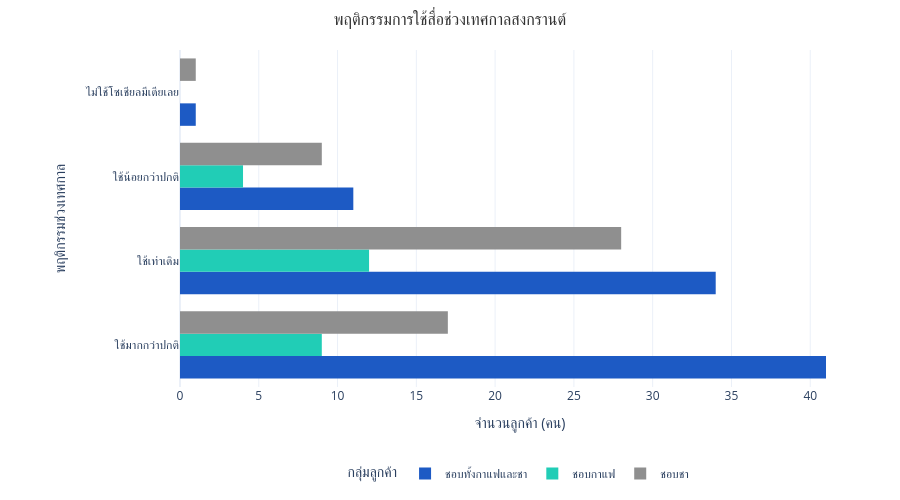

The notebook cell saved with this chart:
### Code cell
# ---------------------------------------------------------
# กราฟที่ 4: Festival Behavior
# ---------------------------------------------------------
fig4 = px.histogram(
    df_filtered, y='S_Usage(festival)', color='กลุ่มลูกค้า',
    title='พฤติกรรมการใช้สื่อช่วงเทศกาลสงกรานต์',
    barmode='group', color_discrete_sequence=custom_colors,
    template='plotly_white'
)
fig4.update_layout(
    width=SLIDE_W, height=SLIDE_H,
    title_font=dict(size=16, family="Tahoma", color="#333"),
    title_x=0.5,
    xaxis_title="จำนวนลูกค้า (คน)",
    yaxis_title="พฤติกรรมช่วงเทศกาล",
    legend=dict(orientation="h", yanchor="bottom", y=-0.3, xanchor="center", x=0.5),
    margin=dict(t=50, b=100, l=180, r=40),
    paper_bgcolor='white', plot_bgcolor='white'
)
fig4.show()

### Figure 1 — Plotly figure (JSON) as saved in the notebook; plotly's stock layout.template omitted (floating-point values rounded to 4 significant figures)
{"data": [{"alignmentgroup": "True", "bingroup": "y", "hovertemplate": "กลุ่มลูกค้า=ชอบทั้งกาแฟและชา<br>count=%{x}<br>S_Usage(festival)=%{y}<extra></extra>", "legendgroup": "ชอบทั้งกาแฟและชา", "marker": {"color": "#1d5ac4", "pattern": {"shape": ""}}, "name": "ชอบทั้งกาแฟและชา", "offsetgroup": "ชอบทั้งกาแฟและชา", "orientation": "h", "showlegend": true, "type": "histogram", "xaxis": "x", "y": ["ใช้มากกว่าปกติ", "ใช้มากกว่าปกติ", "ใช้เท่าเดิม", "ใช้มากกว่าปกติ", "ใช้มากกว่าปกติ", "ใช้เท่าเดิม", "ใช้น้อยกว่าปกติ", "ใช้มากกว่าปกติ", "ใช้มากกว่าปกติ", "ใช้น้อยกว่าปกติ", "ใช้เท่าเดิม", "ใช้เท่าเดิม", "ใช้เท่าเดิม", "ใช้มากกว่าปกติ", "ใช้เท่าเดิม", "ใช้มากกว่าปกติ", "ใช้น้อยกว่าปกติ", "ใช้เท่าเดิม", "ใช้เท่าเดิม", "ใช้มากกว่าปกติ", "ใช้น้อยกว่าปกติ", "ใช้เท่าเดิม", "ใช้มากกว่าปกติ", "ใช้มากกว่าปกติ", "ใช้มากกว่าปกติ", "ใช้มากกว่าปกติ", "ใช้มากกว่าปกติ", "ใช้เท่าเดิม", "ใช้มากกว่าปกติ", "ใช้มากกว่าปกติ", "ใช้มากกว่าปกติ", "ใช้มากกว่าปกติ", "ใช้เท่าเดิม", "ใช้มากกว่าปกติ", "ใช้มากกว่าปกติ", "ใช้มากกว่าปกติ", "ใช้มากกว่าปกติ", "ใช้เท่าเดิม", "ใช้มากกว่าปกติ", "ใช้มากกว่าปกติ", "ใช้เท่าเดิม", "ไม่ใช้โซเชียลมีเดียเลย", "ใช้เท่าเดิม", "ใช้เท่าเดิม", "ใช้เท่าเดิม", "ใช้มากกว่าปกติ", "ใช้เท่าเดิม", "ใช้มากกว่าปกติ", "ใช้มากกว่าปกติ", "ใช้เท่าเดิม", "ใช้เท่าเดิม", "ใช้เท่าเดิม", "ใช้น้อยกว่าปกติ", "ใช้เท่าเดิม", "ใช้มากกว่าปกติ", "ใช้เท่าเดิม", "ใช้มากกว่าปกติ", "ใช้มากกว่าปกติ", "ใช้มากกว่าปกติ", "ใช้เท่าเดิม", "ใช้เท่าเดิม", "ใช้เท่าเดิม", "ใช้มากกว่าปกติ", "ใช้เท่าเดิม", "ใช้น้อยกว่าปกติ", "ใช้น้อยกว่าปกติ", "ใช้เท่าเดิม", "ใช้มากกว่าปกติ", "ใช้มากกว่าปกติ", "ใช้มากกว่าปกติ", "ใช้น้อยกว่าปกติ", "ใช้เท่าเดิม", "ใช้น้อยกว่าปกติ", "ใช้มากกว่าปกติ", "ใช้น้อยกว่าปกติ", "ใช้มากกว่าปกติ", "ใช้เท่าเดิม", "ใช้มากกว่าปกติ", "ใช้มากกว่าปกติ", "ใช้มากกว่าปกติ", "ใช้น้อยกว่าปกติ", "ใช้มากกว่าปกติ", "ใช้เท่าเดิม", "ใช้เท่าเดิม", "ใช้เท่าเดิม", "ใช้เท่าเดิม", "ใช้เท่าเดิม"], "yaxis": "y"}, {"alignmentgroup": "True", "bingroup": "y", "hovertemplate": "กลุ่มลูกค้า=ชอบกาแฟ<br>count=%{x}<br>S_Usage(festival)=%{y}<extra></extra>", "legendgroup": "ชอบกาแฟ", "marker": {"color": "#21cdb6", "pattern": {"shape": ""}}, "name": "ชอบกาแฟ", "offsetgroup": "ชอบกาแฟ", "orientation": "h", "showlegend": true, "type": "histogram", "xaxis": "x", "y": ["ใช้น้อยกว่าปกติ", "ใช้มากกว่าปกติ", "ใช้เท่าเดิม", "ใช้เท่าเดิม", "ใช้มากกว่าปกติ", "ใช้เท่าเดิม", "ใช้เท่าเดิม", "ใช้มากกว่าปกติ", "ใช้มากกว่าปกติ", "ใช้เท่าเดิม", "ใช้เท่าเดิม", "ใช้เท่าเดิม", "ใช้มากกว่าปกติ", "ใช้เท่าเดิม", "ใช้เท่าเดิม", "ใช้น้อยกว่าปกติ", "ใช้เท่าเดิม", "ใช้มากกว่าปกติ", "ใช้น้อยกว่าปกติ", "ใช้มากกว่าปกติ", "ใช้มากกว่าปกติ", "ใช้เท่าเดิม", "ใช้เท่าเดิม", "ใช้น้อยกว่าปกติ", "ใช้มากกว่าปกติ"], "yaxis": "y"}, {"alignmentgroup": "True", "bingroup": "y", "hovertemplate": "กลุ่มลูกค้า=ชอบชา<br>count=%{x}<br>S_Usage(festival)=%{y}<extra></extra>", "legendgroup": "ชอบชา", "marker": {"color": "#8f8f8f", "pattern": {"shape": ""}}, "name": "ชอบชา", "offsetgroup": "ชอบชา", "orientation": "h", "showlegend": true, "type": "histogram", "xaxis": "x", "y": ["ใช้เท่าเดิม", "ใช้มากกว่าปกติ", "ใช้เท่าเดิม", "ใช้มากกว่าปกติ", "ใช้เท่าเดิม", "ใช้น้อยกว่าปกติ", "ใช้เท่าเดิม", "ใช้เท่าเดิม", "ใช้เท่าเดิม", "ใช้มากกว่าปกติ", "ใช้มากกว่าปกติ", "ใช้มากกว่าปกติ", "ใช้เท่าเดิม", "ใช้เท่าเดิม", "ใช้เท่าเดิม", "ใช้เท่าเดิม", "ใช้น้อยกว่าปกติ", "ใช้เท่าเดิม", "ใช้เท่าเดิม", "ใช้เท่าเดิม", "ใช้มากกว่าปกติ", "ใช้เท่าเดิม", "ใช้น้อยกว่าปกติ", "ใช้เท่าเดิม", "ใช้เท่าเดิม", "ใช้เท่าเดิม", "ใช้มากกว่าปกติ", "ไม่ใช้โซเชียลมีเดียเลย", "ใช้น้อยกว่าปกติ", "ใช้มากกว่าปกติ", "ใช้น้อยกว่าปกติ", "ใช้มากกว่าปกติ", "ใช้น้อยกว่าปกติ", "ใช้เท่าเดิม", "ใช้มากกว่าปกติ", "ใช้เท่าเดิม", "ใช้มากกว่าปกติ", "ใช้เท่าเดิม", "ใช้มากกว่าปกติ", "ใช้เท่าเดิม", "ใช้มากกว่าปกติ", "ใช้มากกว่าปกติ", "ใช้มากกว่าปกติ", "ใช้เท่าเดิม", "ใช้เท่าเดิม", "ใช้เท่าเดิม", "ใช้น้อยกว่าปกติ", "ใช้น้อยกว่าปกติ", "ใช้น้อยกว่าปกติ", "ใช้เท่าเดิม", "ใช้มากกว่าปกติ", "ใช้เท่าเดิม", "ใช้เท่าเดิม", "ใช้มากกว่าปกติ", "ใช้เท่าเดิม"], "yaxis": "y"}], "layout": {"barmode": "group", "height": 500, "legend": {"orientation": "h", "title": {"text": "กลุ่มลูกค้า"}, "tracegroupgap": 0, "x": 0.5, "xanchor": "center", "y": -0.3, "yanchor": "bottom"}, "margin": {"b": 100, "l": 180, "r": 40, "t": 50}, "paper_bgcolor": "white", "plot_bgcolor": "white", "title": {"font": {"color": "#333", "family": "Tahoma", "size": 16}, "text": "พฤติกรรมการใช้สื่อช่วงเทศกาลสงกรานต์", "x": 0.5}, "width": 900, "xaxis": {"anchor": "y", "domain": [0, 1], "title": {"text": "จำนวนลูกค้า (คน)"}}, "yaxis": {"anchor": "x", "domain": [0, 1], "title": {"text": "พฤติกรรมช่วงเทศกาล"}}}}
